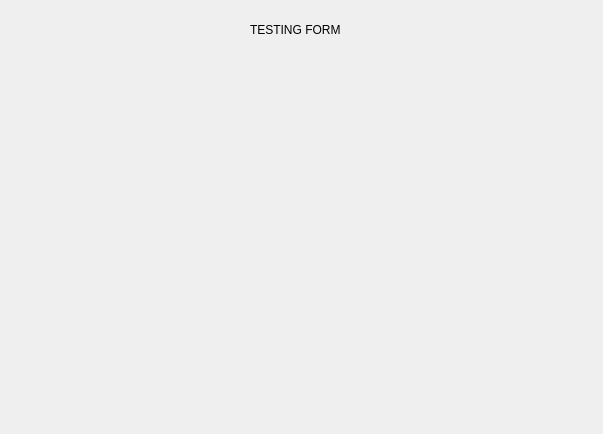
<?xml version="1.0" encoding="UTF-8"?>
<ui version="4.0">
 <class>TestingForm</class>
 <widget class="QWidget" name="TestingForm">
  <property name="geometry">
   <rect>
    <x>0</x>
    <y>0</y>
    <width>603</width>
    <height>434</height>
   </rect>
  </property>
  <property name="windowTitle">
   <string>Form</string>
  </property>
  <widget class="QLabel" name="label">
   <property name="geometry">
    <rect>
     <x>250</x>
     <y>20</y>
     <width>161</width>
     <height>20</height>
    </rect>
   </property>
   <property name="text">
    <string>TESTING FORM</string>
   </property>
  </widget>
 </widget>
 <resources/>
 <connections/>
</ui>
